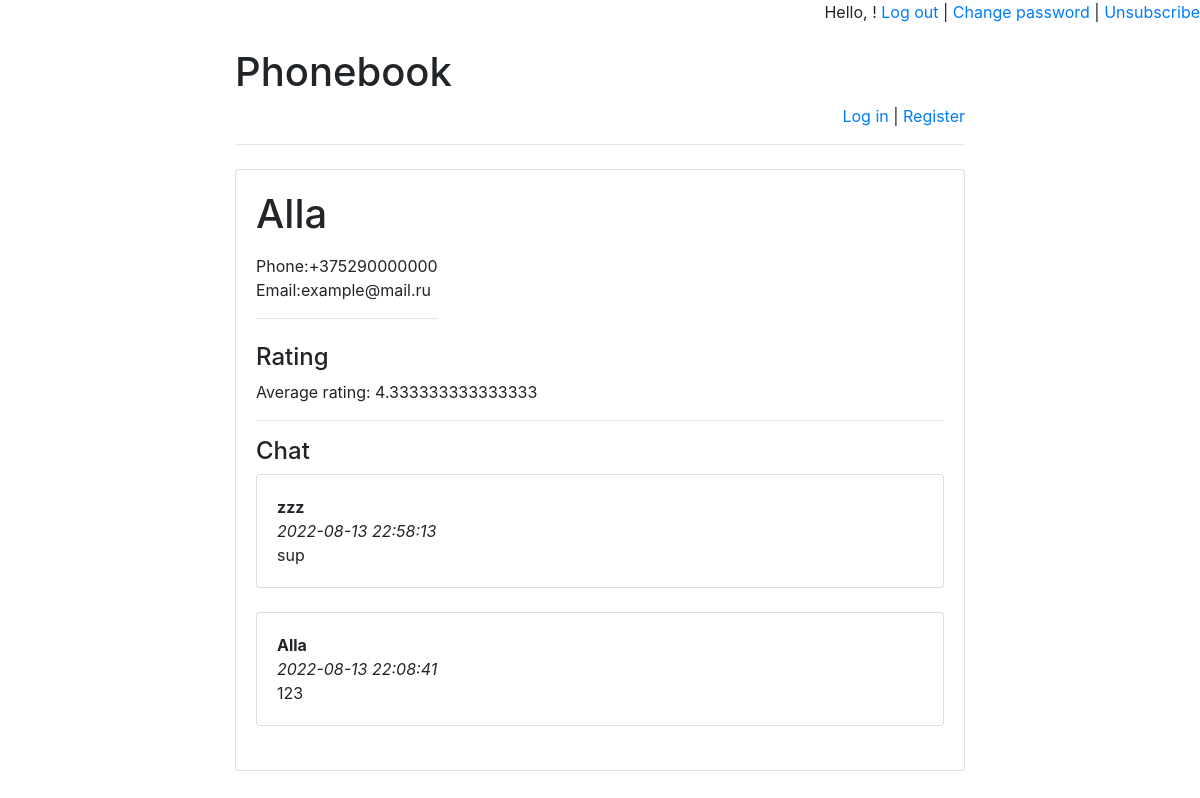
/phonebook/1/, run on the app's committed database.
### phonebook/models.py (models this page shows)
class Name(models.Model):
    person_name = models.CharField(max_length=255)
    pub_date = models.DateTimeField('date published')

class Detail(models.Model):
    name = models.ForeignKey(Name, on_delete=models.CASCADE)
    phone = models.CharField(max_length=255)
    email = models.CharField(max_length=255)

class Message(models.Model):
    chat = models.ForeignKey(
        Name,
        verbose_name='Чат под именем',
        on_delete=models.CASCADE)
    author = models.ForeignKey(
        User,
        verbose_name='Пользователь', on_delete=models.CASCADE)
    message = models.TextField('Сообщение')
    pub_date = models.DateTimeField(
        'Дата сообщения',
        default=timezone.now)

### phonebook/views.py (the view)
# urls.py: re_path(r'^([0-9]+)/$', views.detail, name='detail'),
def detail(request, id):
    error_message = None
    if "error_message" in request.GET:
        error_message = request.GET["error_message"]
    return render(
        request,
        "details.html",
        {
            "name": get_object_or_404(
                Name, pk=id),
            "error_message": error_message,
            "latest_messages":
                Message.objects
                    .filter(chat_id=id)
                    .order_by('-pub_date')[:5],
            "already_rated_by_user":
                Mark.objects
                    .filter(author_id=request.user.id)
                    .filter(name=id)
                    .count(),
            "user_rating":
                Mark.objects
                    .filter(author_id=request.user.id)
                    .filter(name=id)
                    .aggregate(Avg('mark'))
                ["mark__avg"],
            "avg_mark":
                Mark.objects
                    .filter(name=id)
                    .aggregate(Avg('mark'))
                ["mark__avg"]
        }
    )

### templates/details.html (shortened to what this page needs)
{% extends 'base.html' %}
{% block main %}
<h1>{{ name.person_name }}</h1>
{% for detail in name.detail_set.all %}
    <label for="detail{{ forloop.counter }}">
        <p2>Phone:{{ detail.phone }}</p2> <br>
         <p2>Email:{{ detail.email }}</p2>
    <hr>
    </label><br>
    {% endfor %}
<h4>Rating</h4>
    <p>Average rating:
        <span id="avg_mark_span">
            {{ avg_mark }}
        </span>
    </p>
<hr>
<h4>Chat</h4>
    <div id="history">
    {% for message in latest_messages %}
        <div class="card">
        <div class="card-body">
            <strong>
                {{ message.author.username }}
            </strong>
            <br/>
            <em>
                {{ message.pub_date|date:'Y-m-d H:i:s' }}
            </em>
            <br/>
            {{ message.message }}
        </div>
        </div>
        <br/>
    {% endfor %}
</div>
{% endblock %}

### data on the page
Name: person_name "Alla"
Detail: phone "+375290000000", email "example@mail.ru"
Message: author.username "zzz", pub_date "2022-08-13 22:58:13", message "sup"
Message: author.username "Alla", pub_date "2022-08-13 22:08:41", message "123"

### other printed values
{{ avg_mark }} "4.333333333333333"
